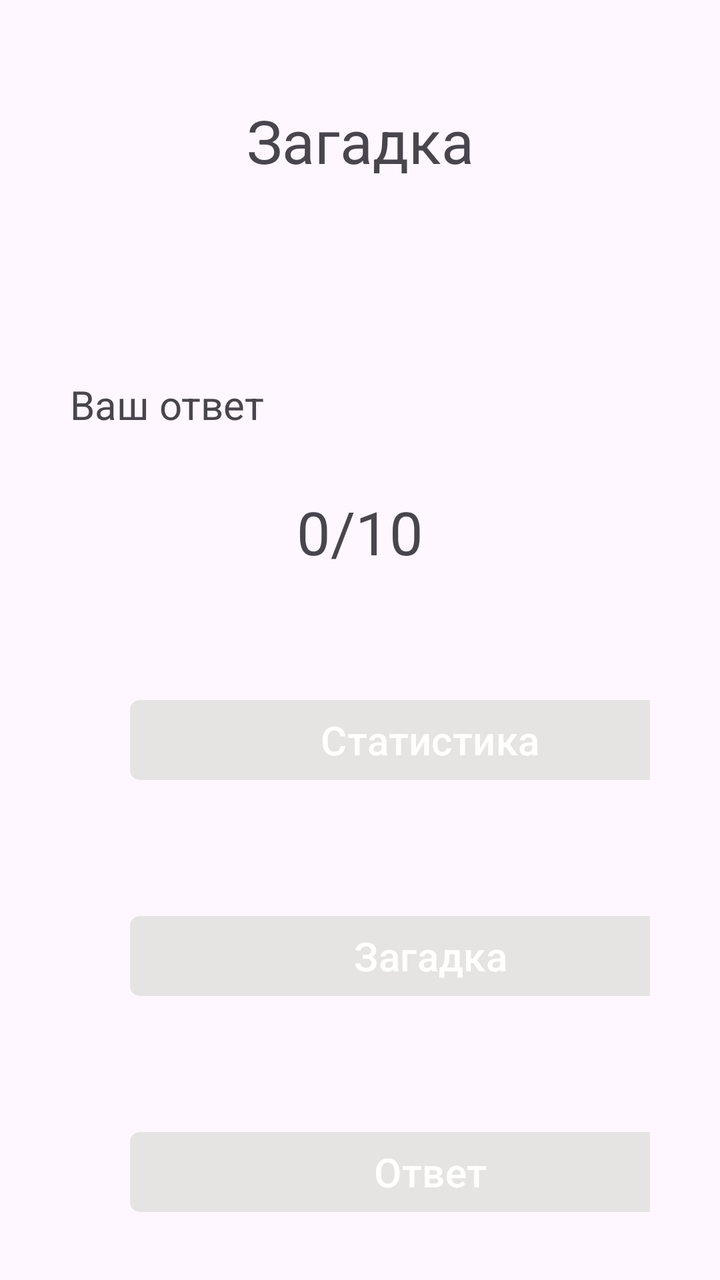
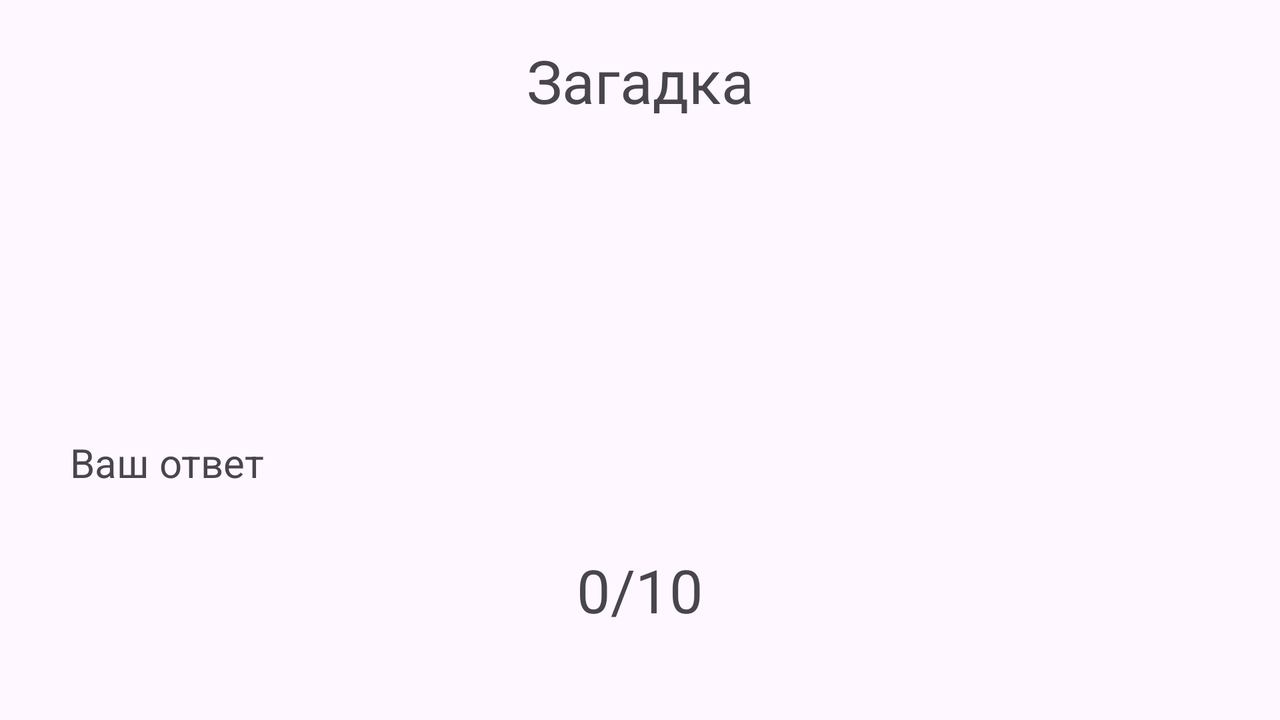

Compare how this app lays out the same screen by default and in its alternative resource folder. The renders come first, then the two layout files and the values they reference.
<!-- AndroidManifest.xml: application theme Theme.GuessRiddle -->
<!-- res/layout/activity_main.xml -->
<?xml version="1.0" encoding="utf-8"?>
<androidx.constraintlayout.widget.ConstraintLayout xmlns:android="http://schemas.android.com/apk/res/android"
    xmlns:app="http://schemas.android.com/apk/res-auto"
    xmlns:tools="http://schemas.android.com/tools"
    android:layout_width="match_parent"
    android:layout_height="match_parent"
    tools:context=".MainActivity">

    <TextView
        android:id="@+id/textNameRiddle"
        android:layout_width="wrap_content"
        android:layout_height="wrap_content"
        android:layout_marginTop="50dp"
        android:text="Загадка"
        android:textSize="30sp"
        app:layout_constraintEnd_toEndOf="parent"
        app:layout_constraintStart_toStartOf="parent"
        app:layout_constraintTop_toTopOf="parent" />

    <TextView
        android:id="@+id/textRiddle"
        android:layout_width="wrap_content"
        android:layout_height="wrap_content"
        android:layout_marginTop="50dp"
        android:gravity="center"
        android:padding="30dp"
        android:textSize="20sp"
        app:layout_constraintEnd_toEndOf="parent"
        app:layout_constraintStart_toStartOf="parent"
        app:layout_constraintTop_toBottomOf="@id/textNameRiddle" />

    <LinearLayout
        android:id="@+id/linearLayoutTopButton"
        android:layout_width="match_parent"
        android:layout_height="wrap_content"
        android:layout_marginStart="35dp"
        android:layout_marginEnd="35dp"
        android:orientation="vertical"
        app:layout_constraintTop_toBottomOf="@id/textRiddle">

        <Button
            android:id="@+id/btnStartOver"
            style="@style/styleForButton"
            android:text="НАЧАТЬ СНАЧАЛА"
            android:backgroundTint="@color/pink"
            android:visibility="invisible"
            app:cornerRadius="5dp" />

        <Button
            android:id="@+id/btnExit"
            style="@style/styleForButton"
            android:text="ВЫХОД"
            android:backgroundTint="@color/pink"
            android:visibility="invisible"
            app:cornerRadius="5dp" />
    </LinearLayout>

    <TextView
        android:id="@+id/textNameYourAnswer"
        android:layout_width="wrap_content"
        android:layout_height="wrap_content"
        android:layout_marginTop="50dp"
        android:text="Ваш ответ"
        android:textSize="20sp"
        app:layout_constraintBottom_toTopOf="@id/linearLayoutCountAnswers"
        app:layout_constraintStart_toStartOf="@id/linearLayoutBottomButton" />

    <TextView
        android:id="@+id/textYourAnswer"
        android:layout_width="wrap_content"
        android:layout_height="wrap_content"
        android:layout_marginTop="50dp"
        android:freezesText="true"
        android:textSize="20sp"
        app:layout_constraintBottom_toTopOf="@id/linearLayoutCountAnswers"
        app:layout_constraintEnd_toEndOf="@id/linearLayoutBottomButton" />

    <LinearLayout
        android:id="@+id/linearLayoutCountAnswers"
        android:layout_width="wrap_content"
        android:layout_height="wrap_content"
        android:orientation="horizontal"
        android:padding="30dp"
        app:layout_constraintBottom_toTopOf="@id/linearLayoutBottomButton"
        app:layout_constraintEnd_toEndOf="parent"
        app:layout_constraintStart_toStartOf="parent">

        <TextView
            android:id="@+id/textCountAnswers"
            android:layout_width="wrap_content"
            android:layout_height="wrap_content"
            android:text="0"
            android:textSize="30sp" />

        <TextView
            android:id="@+id/textAllAnswers"
            android:layout_width="wrap_content"
            android:layout_height="wrap_content"
            android:text="/10"
            android:textSize="30sp" />
    </LinearLayout>


    <LinearLayout
        android:id="@+id/linearLayoutBottomButton"
        android:layout_width="match_parent"
        android:layout_height="wrap_content"
        android:layout_marginStart="35dp"
        android:layout_marginEnd="35dp"
        android:orientation="vertical"
        app:layout_constraintBottom_toBottomOf="parent"
        app:layout_constraintStart_toStartOf="parent">

        <Button
            android:id="@+id/btnStatistics"
            style="@style/styleForButton"
            android:text="Статистика"
            app:cornerRadius="5dp" />

        <Button
            android:id="@+id/btnOpenRiddle"
            style="@style/styleForButton"
            android:text="Загадка"
            app:cornerRadius="5dp" />

        <Button
            android:id="@+id/btnAnswer"
            style="@style/styleForButton"
            android:text="Ответ"
            app:cornerRadius="5dp" />

    </LinearLayout>
</androidx.constraintlayout.widget.ConstraintLayout>
<!-- resources referenced by this layout -->
<resources>
  <color name="pink">#DD346D</color>
  <style name="styleForButton">
          <item name="android:layout_width">300dp</item>
          <item name="android:layout_height">wrap_content</item>
          <item name="android:layout_margin">30dp</item>
          <item name="android:textSize">20sp</item>
          <item name="layout_constraintStart_toStartOf">parent</item>
          <item name="backgroundTint">@color/gray</item>
      </style>
  <style name="Theme.GuessRiddle" parent="Base.Theme.GuessRiddle" />
  <color name="gray">#E5E4E2</color>
  <style name="Base.Theme.GuessRiddle" parent="Theme.Material3.DayNight.NoActionBar">
          
          
      </style>
</resources>
<!-- res/layout-land/activity_main.xml (the repository's variant of the layout above) -->
<!-- drawn on the phone turned sideways -->
<?xml version="1.0" encoding="utf-8"?>
<androidx.constraintlayout.widget.ConstraintLayout xmlns:android="http://schemas.android.com/apk/res/android"
    xmlns:app="http://schemas.android.com/apk/res-auto"
    xmlns:tools="http://schemas.android.com/tools"
    android:layout_width="match_parent"
    android:layout_height="match_parent"
    tools:context=".MainActivity">

    <TextView
        android:id="@+id/textNameRiddle"
        android:layout_width="wrap_content"
        android:layout_height="wrap_content"
        android:layout_marginTop="20dp"
        android:text="Загадка"
        android:textSize="30sp"
        app:layout_constraintEnd_toEndOf="parent"
        app:layout_constraintStart_toStartOf="parent"
        app:layout_constraintTop_toTopOf="parent" />

    <TextView
        android:id="@+id/textRiddle"
        android:layout_width="wrap_content"
        android:layout_height="wrap_content"
        android:layout_marginTop="20dp"
        android:freezesText="true"
        android:gravity="center"
        android:padding="20dp"
        android:textSize="20sp"
        app:layout_constraintEnd_toEndOf="parent"
        app:layout_constraintStart_toStartOf="parent"
        app:layout_constraintTop_toBottomOf="@id/textNameRiddle" />

    <LinearLayout
        android:id="@+id/linearLayoutTopButton"
        android:layout_width="match_parent"
        android:layout_height="wrap_content"
        android:orientation="horizontal"
        android:weightSum="2"
        android:layout_marginStart="35dp"
        android:layout_marginEnd="35dp"
        app:layout_constraintTop_toBottomOf="@id/textRiddle">

        <Button
            android:id="@+id/btnStartOver"
            style="@style/styleForButton2"
            android:text="НАЧАТЬ СНАЧАЛА"
            android:layout_weight="1"
            android:visibility="invisible"
            app:cornerRadius="5dp" />

        <Button
            android:id="@+id/btnExit"
            style="@style/styleForButton2"
            android:text="ВЫХОД"
            android:layout_weight="1"
            android:visibility="invisible"
            app:cornerRadius="5dp"/>
    </LinearLayout>

    <TextView
        android:id="@+id/textNameYourAnswer"
        android:layout_width="wrap_content"
        android:layout_height="wrap_content"
        android:layout_marginTop="50dp"
        android:text="Ваш ответ"
        android:textSize="20sp"
        app:layout_constraintBottom_toTopOf="@id/linearLayoutCountAnswers"
        app:layout_constraintStart_toStartOf="@id/linearLayoutBottomButton" />

    <TextView
        android:id="@+id/textYourAnswer"
        android:layout_width="wrap_content"
        android:layout_height="wrap_content"
        android:layout_marginTop="50dp"
        android:freezesText="true"
        android:textSize="20sp"
        app:layout_constraintBottom_toTopOf="@id/linearLayoutCountAnswers"
        app:layout_constraintEnd_toEndOf="@id/linearLayoutBottomButton" />

    <LinearLayout
        android:id="@+id/linearLayoutCountAnswers"
        android:layout_width="wrap_content"
        android:layout_height="wrap_content"
        android:orientation="horizontal"
        android:padding="30dp"
        app:layout_constraintEnd_toEndOf="parent"
        app:layout_constraintBottom_toTopOf="@id/linearLayoutBottomButton"
        app:layout_constraintStart_toStartOf="parent">

        <TextView
            android:id="@+id/textCountAnswers"
            android:layout_width="wrap_content"
            android:layout_height="wrap_content"
            android:text="0"
            android:textSize="30sp" />

        <TextView
            android:id="@+id/textAllAnswers"
            android:layout_width="wrap_content"
            android:layout_height="wrap_content"
            android:text="/10"
            android:textSize="30sp" />
    </LinearLayout>


    <LinearLayout
        android:id="@+id/linearLayoutBottomButton"
        android:layout_width="match_parent"
        android:layout_height="wrap_content"
        android:orientation="horizontal"
        android:weightSum="3"
        android:layout_marginStart="35dp"
        android:layout_marginEnd="35dp"
        android:layout_marginBottom="15dp"
        app:layout_constraintStart_toStartOf="parent"
        app:layout_constraintBottom_toBottomOf="parent">

        <Button
            android:id="@+id/btnStatistics"
            style="@style/styleForButton2"
            android:enabled="false"
            android:layout_weight="1"
            android:text="Статистика"
            app:cornerRadius="5dp" />

        <Button
            android:id="@+id/btnOpenRiddle"
            style="@style/styleForButton2"
            android:text="Загадка"
            android:layout_weight="1"
            app:cornerRadius="5dp" />

        <Button
            android:id="@+id/btnAnswer"
            style="@style/styleForButton2"
            android:enabled="false"
            android:layout_weight="1"
            android:text="Ответ"
            app:cornerRadius="5dp"/>

    </LinearLayout>
</androidx.constraintlayout.widget.ConstraintLayout>
<!-- resources referenced by the variant -->
<!-- as the phone turned sideways resolves them -->
<resources>
  <style name="Theme.GuessRiddle" parent="Base.Theme.GuessRiddle" />
  <style name="Base.Theme.GuessRiddle" parent="Theme.Material3.DayNight.NoActionBar">
          
          
      </style>
</resources>
